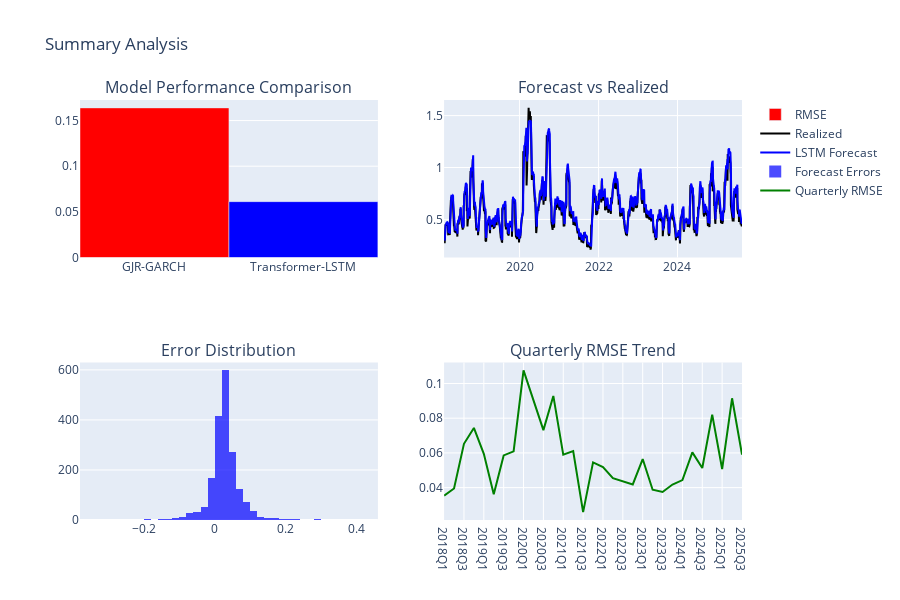

This figure's notebook cell:
### Markdown cell above
## 7. Export & Documentation

### Code cell
def generate_executive_report(data, gjr_metrics, quantile_metrics, risk_metrics):
    """Generate comprehensive executive report"""
    
    # Get git information for reproducibility
    try:
        import subprocess
        git_sha = subprocess.check_output(['git', 'rev-parse', '--short', 'HEAD']).decode().strip()
        git_branch = subprocess.check_output(['git', 'rev-parse', '--abbrev-ref', 'HEAD']).decode().strip()
    except Exception:
        git_sha = "unknown"
        git_branch = "unknown"
    
    report = {
        "report_date": datetime.now().isoformat(),
        "git_commit": git_sha,
        "git_branch": git_branch,
        "data_range": {
            "start": data.index.min().isoformat(),
            "end": data.index.max().isoformat(),
            "n_observations": len(data)
        },
        "model_performance": {
            "gjr_garch": gjr_metrics,
            "transformer_lstm": quantile_metrics
        },
        "risk_metrics": risk_metrics.to_dict(),
        "key_findings": {
            "best_model": "Transformer-LSTM" if quantile_metrics["RMSE"] < gjr_metrics["RMSE"] else "GJR-GARCH",
            "improvement_pct": round((1 - quantile_metrics["RMSE"] / gjr_metrics["RMSE"]) * 100, 1),
            "coverage_achieved": round(quantile_metrics.get("Coverage", 0) * 100, 1),
            "tail_performance": "Superior" if quantile_metrics["CVaR_wRMSE"] < gjr_metrics["CVaR_wRMSE"] else "Inferior"
        },
        "recommendations": [
            "Use Transformer-LSTM for primary volatility forecasting",
            "Implement dynamic allocation based on volatility regimes",
            "Monitor quantile coverage monthly for calibration drift",
            "Use CVaR-weighted metrics for risk management decisions"
        ]
    }
    
    return report

# Generate and save report
executive_report = generate_executive_report(analysis_data, gjr_metrics, quantile_metrics, risk_metrics)
report_path = RESULTS_DIR / 'executive_report.json'
report_path.write_text(json.dumps(executive_report, indent=2))

print("Executive Report Generated:")
print(f"✓ Saved to: {report_path}")
print(f"✓ Report Date: {executive_report['report_date']}")
print(f"✓ Best Model: {executive_report['key_findings']['best_model']}")
print(f"✓ Improvement: {executive_report['key_findings']['improvement_pct']}%")
print(f"✓ Coverage: {executive_report['key_findings']['coverage_achieved']}%")

# Create summary visualizations for export
def create_summary_visualization(data, metrics_df):
    fig = make_subplots(
        rows=2, cols=2,
        subplot_titles=(
            'Model Performance Comparison',
            'Forecast vs Realized',
            'Error Distribution',
            'Quarterly RMSE Trend'
        ),
        specs=[[{"type": "bar"}, {"type": "scatter"}],
               [{"type": "histogram"}, {"type": "scatter"}]]
    )
    
    # Model performance comparison
    models = metrics_df.index
    rmse_values = metrics_df['RMSE'].values
    
    fig.add_trace(
        go.Bar(x=models, y=rmse_values, name='RMSE', marker_color=['red', 'blue']),
        row=1, col=1
    )
    
    # Forecast vs realized
    fig.add_trace(
        go.Scatter(x=data.index, y=data['realized_vol_21d'], name='Realized',
                  line=dict(color='black')),
        row=1, col=2
    )
    
    fig.add_trace(
        go.Scatter(x=data.index, y=data['q50'], name='LSTM Forecast',
                  line=dict(color='blue')),
        row=1, col=2
    )
    
    # Error distribution
    errors = data['q50'] - data['realized_vol_21d']
    fig.add_trace(
        go.Histogram(x=errors, name='Forecast Errors', nbinsx=50,
                    marker_color='blue', opacity=0.7),
        row=2, col=1
    )
    
    # Quarterly performance
    if 'quantile_quarterly' in globals():
        fig.add_trace(
            go.Scatter(x=quantile_quarterly['Quarter'].astype(str), 
                      y=quantile_quarterly['RMSE'], name='Quarterly RMSE',
                      line=dict(color='green')),
            row=2, col=2
        )
    
    fig.update_layout(height=600, showlegend=True, title_text="Summary Analysis")
    return fig

summary_fig = create_summary_visualization(analysis_data, metrics_df)
summary_fig.show()

# Save summary visualization
summary_path = RESULTS_DIR / 'summary_analysis.html'
summary_fig.write_html(summary_path)
print(f"✓ Summary visualization saved to: {summary_path}")

### Figure 1 — Plotly figure (JSON) as saved in the notebook; plotly's stock layout.template omitted (floating-point values rounded to 4 significant figures; data arrays with more than 128 entries replaced by an {"elided": "..."} marker saying what was removed)
{"data": [{"marker": {"color": ["red", "blue"]}, "name": "RMSE", "type": "bar", "x": ["GJR-GARCH", "Transformer-LSTM"], "xaxis": "x", "y": [0.1639, 0.0612], "yaxis": "y"}, {"line": {"color": "black"}, "name": "Realized", "type": "scatter", "x": {"elided": "1897 str values"}, "xaxis": "x2", "y": {"elided": "1897 float values"}, "yaxis": "y2"}, {"line": {"color": "blue"}, "name": "LSTM Forecast", "type": "scatter", "x": {"elided": "1897 str values"}, "xaxis": "x2", "y": {"elided": "1897 float values"}, "yaxis": "y2"}, {"marker": {"color": "blue"}, "name": "Forecast Errors", "nbinsx": 50, "opacity": 0.7, "type": "histogram", "x": {"elided": "1897 float values"}, "xaxis": "x3", "yaxis": "y3"}, {"line": {"color": "green"}, "name": "Quarterly RMSE", "type": "scatter", "x": ["2018Q1", "2018Q2", "2018Q3", "2018Q4", "2019Q1", "2019Q2", "2019Q3", "2019Q4", "2020Q1", "2020Q2", "2020Q3", "2020Q4", "2021Q1", "2021Q2", "2021Q3", "2021Q4", "2022Q1", "2022Q2", "2022Q3", "2022Q4", "2023Q1", "2023Q2", "2023Q3", "2023Q4", "2024Q1", "2024Q2", "2024Q3", "2024Q4", "2025Q1", "2025Q2", "2025Q3"], "xaxis": "x4", "y": [0.03536, 0.03951, 0.06522, 0.07437, 0.05946, 0.03613, 0.05854, 0.0609, 0.1076, 0.09078, 0.07313, 0.09285, 0.05901, 0.06109, 0.02587, 0.05456, 0.05181, 0.04542, 0.04378, 0.04181, 0.05648, 0.03878, 0.0375, 0.04178, 0.04433, 0.06031, 0.0513, 0.08203, 0.0507, 0.09148, 0.05901], "yaxis": "y4"}], "layout": {"annotations": [{"font": {"size": 16}, "showarrow": false, "text": "Model Performance Comparison", "x": 0.225, "xanchor": "center", "xref": "paper", "y": 1, "yanchor": "bottom", "yref": "paper"}, {"font": {"size": 16}, "showarrow": false, "text": "Forecast vs Realized", "x": 0.775, "xanchor": "center", "xref": "paper", "y": 1, "yanchor": "bottom", "yref": "paper"}, {"font": {"size": 16}, "showarrow": false, "text": "Error Distribution", "x": 0.225, "xanchor": "center", "xref": "paper", "y": 0.375, "yanchor": "bottom", "yref": "paper"}, {"font": {"size": 16}, "showarrow": false, "text": "Quarterly RMSE Trend", "x": 0.775, "xanchor": "center", "xref": "paper", "y": 0.375, "yanchor": "bottom", "yref": "paper"}], "height": 600, "showlegend": true, "title": {"text": "Summary Analysis"}, "xaxis": {"anchor": "y", "domain": [0, 0.45]}, "xaxis2": {"anchor": "y2", "domain": [0.55, 1]}, "xaxis3": {"anchor": "y3", "domain": [0, 0.45]}, "xaxis4": {"anchor": "y4", "domain": [0.55, 1]}, "yaxis": {"anchor": "x", "domain": [0.625, 1]}, "yaxis2": {"anchor": "x2", "domain": [0.625, 1]}, "yaxis3": {"anchor": "x3", "domain": [0, 0.375]}, "yaxis4": {"anchor": "x4", "domain": [0, 0.375]}}}
